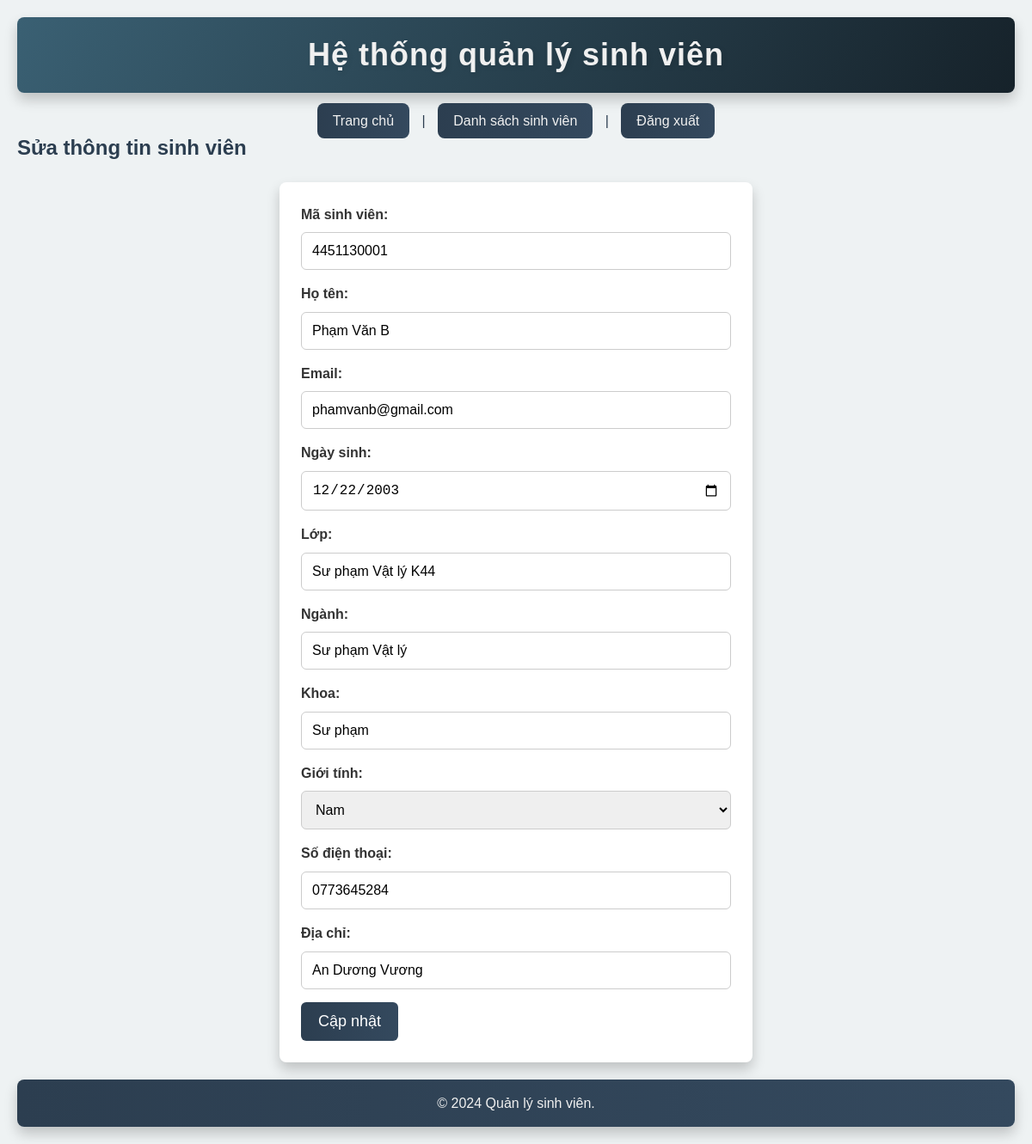
Page /students/edit_students.php?id=33 (signed in) on the committed database.
### tables this page shows
CREATE TABLE IF NOT EXISTS `students` (
  `id` int NOT NULL AUTO_INCREMENT,
  `name` text,
  `id_stu` text,
  `dob` text NOT NULL,
  `class` text,
  `major` text,
  `faculty` text,
  `gender` text NOT NULL,
  `email` text,
  `phone` text,
  `address` text,
  PRIMARY KEY (`id`)
);

### students/edit_students.php (the view, shortened to what this page needs)
<?php
    include '../data/db_connect.php';
    $id = intval($_GET['id']);
    function decryptData($data, $key) {
        $cipher = "des-ede3-cbc";
        $iv = str_repeat("0", openssl_cipher_iv_length($cipher));
        $ciphertext = base64_decode($data);
        return openssl_decrypt($ciphertext, $cipher, $key, 0, $iv);
    }
    $key = 'SECRET_KEY';
    $stmt = $conn->prepare("SELECT * FROM students WHERE id = ?");
    $stmt->bind_param("i", $id);
    $stmt->execute();
    $result = $stmt->get_result();
    $row = $result->fetch_assoc();
    $id_stu = decryptData($row['id_stu'], $key);
    $name = decryptData($row['name'], $key);
    $email = decryptData($row['email'], $key);
    $dob = decryptData($row['dob'], $key);
    $class = decryptData($row['class'], $key);
    $major = decryptData($row['major'], $key);
    $faculty = decryptData($row['faculty'], $key);
    $gender = decryptData($row['gender'], $key);
    $phone = decryptData($row['phone'], $key);
    $address = decryptData($row['address'], $key);
?>
<!DOCTYPE html>
<html>
    <head>
        <link rel="stylesheet" href="../static/style.css">
    </head>
    <body>
        <?php include '../includes/header.php'; ?>
        <?php include '../includes/menu.php'; ?>
        <h2>Sửa thông tin sinh viên</h2>
        <form method="post" action="">
            <label for="id_stu">Mã sinh viên:</label>
            <input type="text" id="id_stu" name="id_stu" value="<?php echo htmlspecialchars($id_stu); ?>" required>
            <label for="name">Họ tên:</label>
            <input type="text" id="name" name="name" value="<?php echo htmlspecialchars($name); ?>" required>
            <label for="email">Email:</label>
            <input type="email" id="email" name="email" value="<?php echo htmlspecialchars($email); ?>" required>
            <label for="dob">Ngày sinh:</label>
            <input type="date" id="dob" name="dob" value="<?php echo htmlspecialchars($dob); ?>" required>
            <label for="class">Lớp:</label>
            <input type="text" id="class" name="class" value="<?php echo htmlspecialchars($class); ?>" required>
            <label for="major">Ngành:</label>
            <input type="text" id="major" name="major" value="<?php echo htmlspecialchars($major); ?>" required>
            <label for="faculty">Khoa:</label>
            <input type="text" id="faculty" name="faculty" value="<?php echo htmlspecialchars($faculty); ?>" required>
            <label for="gender">Giới tính:</label>
            <select id="gender" name="gender" required>
                <option value="Nam" <?php if ($gender == 'Nam') echo 'selected'; ?>>Nam</option>
            </select>
            <label for="phone">Số điện thoại:</label>
            <input type="text" id="phone" name="phone" value="<?php echo htmlspecialchars($phone); ?>" required>
            <label for="address">Địa chỉ:</label>
            <input type="text" id="address" name="address" value="<?php echo htmlspecialchars($address); ?>" required><br>
            <input type="submit" value="Cập nhật">
        </form>
        <?php include '../includes/footer.php'; ?>
    </body>
</html>

### static/style.css (style rules this page uses)
* { margin: 0; padding: 0; box-sizing: border-box; }
body { font-family: 'Arial', sans-serif; line-height: 1.6; background-color: #eef2f3; color: #2c3e50; padding: 20px; }
form { background: #fff; padding: 25px; border-radius: 8px; box-shadow: 0 8px 15px rgba(0, 0, 0, 0.2); max-width: 550px; margin: 20px auto; }
form label { display: block; margin-bottom: 8px; font-weight: bold; color: #333; }
form input[type="text"], form input[type="email"], form input[type="password"], form input[type="date"], form select { width: 100%; padding: 12px; margin-bottom: 15px; border: 1px solid #ccc; border-radius: 6px; font-size: 16px; }
form input[type="submit"] { background: linear-gradient(90deg, #2c3e50, #34495e); color: #fff; border: 0; padding: 12px 20px; cursor: pointer; border-radius: 6px; transition: background 0.3s, transform 0.3s; font-size: 18px; }
header, form, footer { animation: fadeIn 1s ease-in-out; }

### rows in the picture
students: id_stu "4451130001", name "Phạm Văn B", email "phamvanb@gmail.com", dob "12/22/2003", class "Sư phạm Vật lý K44", major "Sư phạm Vật lý", faculty "Sư phạm", gender "Nam", phone "0773645284", address "An Dương Vương"
